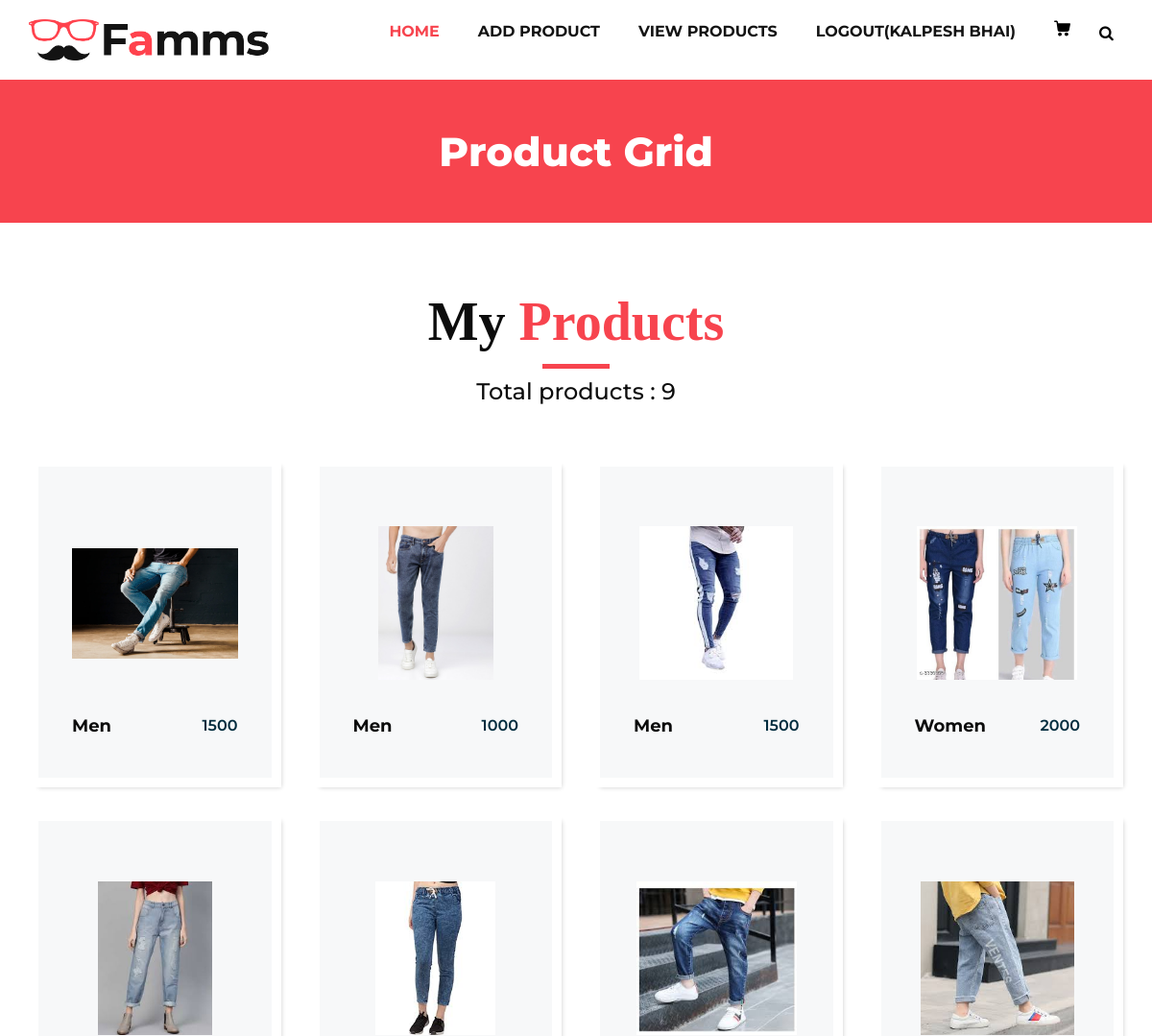
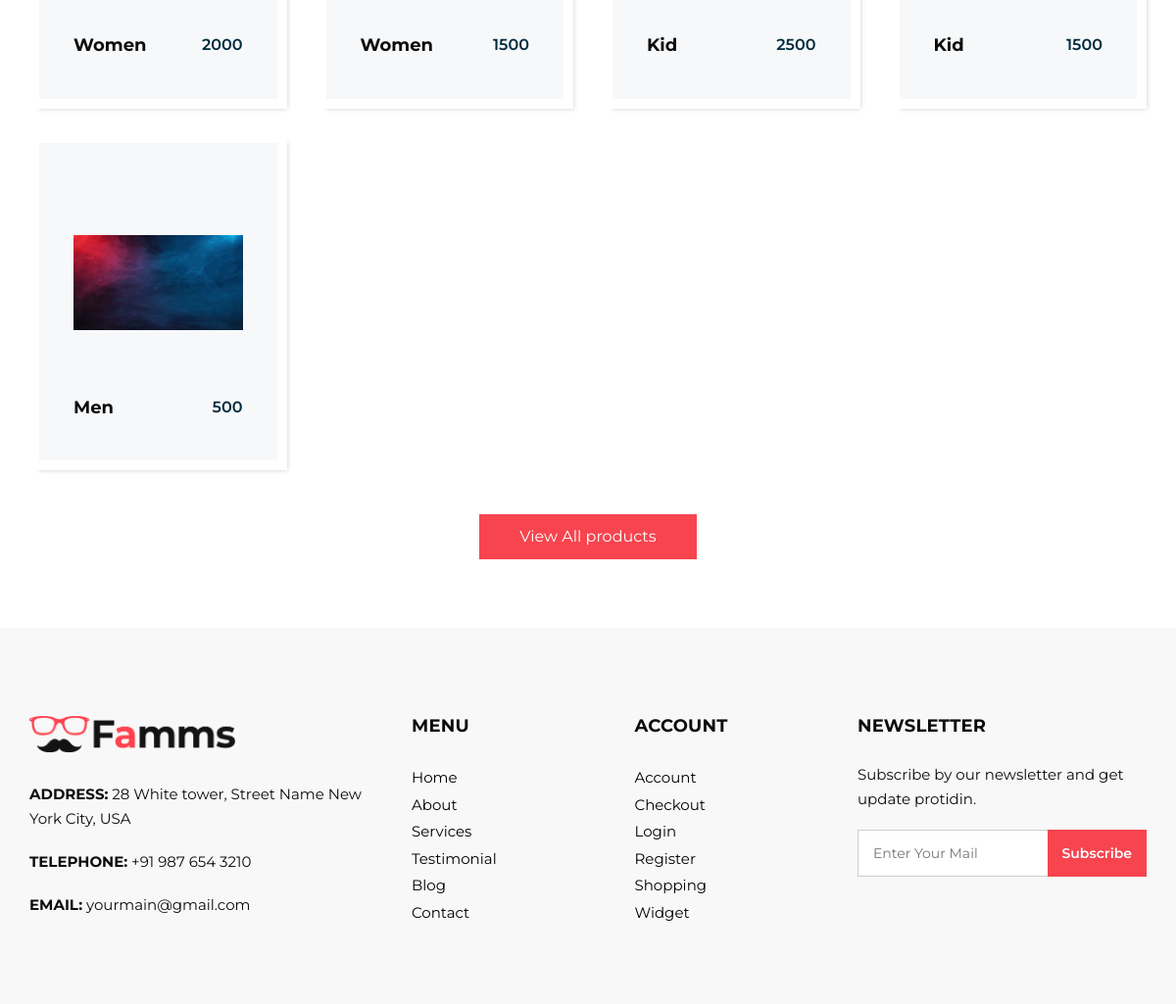
The app's page /seller_view_product/ (signed in) with its own data (2 pictures, top to bottom).
### myapp/models.py (models this page shows, shortened)
class User(models.Model):
	fname=models.CharField(max_length=100)
	lname=models.CharField(max_length=100)
	email=models.CharField(max_length=100)
	mobile=models.CharField(max_length=100)
	address=models.TextField()
	password=models.CharField(max_length=100)
	usertype=models.CharField(max_length=100,default="user")

class Product(models.Model):
	choice1=(
		('men','men'),
		('women','women'),
		('kid','kid'),
		)
	choice2=(
		('jeans','jeans'),
		('tshirt','tshirt'),
		('top','top'),
		)
	choice3=(
		('s','s'),
		('m','m'),
		('l','l'),
		)
	seller=models.ForeignKey(User,on_delete=models.CASCADE)
	product_category=models.CharField(max_length=100,choices=choice1)
	product_type=models.CharField(max_length=100,choices=choice2)
	product_size=models.CharField(max_length=100,choices=choice3)
	product_price=models.PositiveIntegerField()
	product_desc=models.TextField()
	product_image=models.ImageField(upload_to="product_images/")

### myapp/views.py (the view)
# urls.py: path('seller_view_product/',views.seller_view_product,name='seller_view_product'),
def seller_view_product(request):
	seller=User.objects.get(email=request.session['email'])
	products=Product.objects.filter(seller=seller)
	return render(request,'seller_view_product.html',{'products':products})

### myapp/templates/seller_view_product.html (shortened to what this page needs)
{% extends 'seller_header.html' %}
{% load static %}
{% block content %}
<!DOCTYPE html>
<html>
      <section class="inner_page_head">
         <div class="container_fuild">
            <div class="row">
               <div class="col-md-12">
                  <div class="full">
                    <h3> Product Grid</h3>
                  </div>
               </div>
            </div>
         </div>
      </section>
      <section class="product_section layout_padding">
         <div class="container">
            <div class="heading_container heading_center">
               <h2>
                  My <span>Products</span>
                  <h4>Total products : {{ products.count }}</h4>
               </h2>
            </div>
            <div class="row">
               {% for i in products %}
                  <div class="col-sm-6 col-md-4 col-lg-3">
                     <div class="box">
                        <div class="img-box">
                           <img src="{{i.product_image.url}}">
                        </div>
                        <div class="detail-box">
                           <h5>
                              {{i.product_category}}
                           </h5>
                           <h6>
                              {{i.product_price}}
                           </h6>
                        </div>
                     </div>
                  </div>
               {% endfor %}
            </div>
            <div class="btn-box">
               <a href="">
               View All products
               </a>
            </div>
         </div>
      </section>
   </body>
</html>
{% endblock %}

### myapp/templates/seller_header.html (shortened to what this page needs)
{% load static %}
<html>
<head>
      <link rel="stylesheet" type="text/css" href="{% static 'css/bootstrap.css' %}" />
      <link href="{% static 'css/font-awesome.min.css' %}" rel="stylesheet" />
      <link href="{% static 'css/style.css' %}" rel="stylesheet" />
      <link href="{% static 'css/responsive.css' %}" rel="stylesheet" />
   </head>
   <body>
      <div class="hero_area">
         <header class="header_section">
            <div class="container">
               <nav class="navbar navbar-expand-lg custom_nav-container ">
                  <a class="navbar-brand" href="i/"><img width="250" src="{% static 'images/logo.png' %}" alt="#" /></a>
                  <div class="collapse navbar-collapse" id="navbarSupportedContent">
                     <ul class="navbar-nav">
                        <li class="nav-item active">
                           <a class="nav-link" href="{% url 'seller_index' %}">Home <span class="sr-only">(current)</span></a>
                        <li class="nav-item">
                           <a class="nav-link" href="{% url 'seller_add_product' %}">Add Product</a>
                        </li>
                        <li class="nav-item">
                           <a class="nav-link" href="{% url 'seller_view_product' %}">View Products</a>
                        </li>
                        {% if request.session.email %}
                              <li class="nav-item">
                                 <a class="nav-link" href="{% url 'logout' %}">logout({{request.session.fname}})</a>
                              </li>
                        {% endif %}
                        <li class="nav-item">
                           <a class="nav-link" href="#">
                           </a>
                        </li>
                        <form class="form-inline">
                           <button class="btn  my-2 my-sm-0 nav_search-btn" type="submit">
                           <i class="fa fa-search" aria-hidden="true"></i>
                           </button>
                        </form>
                     </ul>
                  </div>
               </nav>
            </div>
         </header>
         {% block content %}
         {% endblock %}
      <footer>
         <div class="container">
            <div class="row">
               <div class="col-md-4">
                   <div class="full">
                      <div class="logo_footer">
                        <a href="#"><img width="210" src="{% static 'images/logo.png' %}" alt="#" /></a>
                      </div>
                      <div class="information_f">
                        <p><strong>ADDRESS:</strong> 28 White tower, Street Name New York City, USA</p>
                        <p><strong>TELEPHONE:</strong> +91 987 654 3210</p>
                        <p><strong>EMAIL:</strong> yourmain@gmail.com</p>
                      </div>
                   </div>
               </div>
               <div class="col-md-8">
                  <div class="row">
                  <div class="col-md-7">
                     <div class="row">
                        <div class="col-md-6">
                     <div class="widget_menu">
                        <h3>Menu</h3>
                        <ul>
                           <li><a href="#">Home</a></li>
                           <li><a href="#">About</a></li>
                           <li><a href="#">Services</a></li>
                           <li><a href="#">Testimonial</a></li>
                           <li><a href="#">Blog</a></li>
                           <li><a href="#">Contact</a></li>
                        </ul>
                     </div>
                  </div>
                  <div class="col-md-6">
                     <div class="widget_menu">
                        <h3>Account</h3>
                        <ul>
                           <li><a href="#">Account</a></li>
                           <li><a href="#">Checkout</a></li>
                           <li><a href="#">Login</a></li>
                           <li><a href="#">Register</a></li>
                           <li><a href="#">Shopping</a></li>
                           <li><a href="#">Widget</a></li>
                        </ul>
                     </div>
                  </div>
                     </div>
                  </div>
                  <div class="col-md-5">
                     <div class="widget_menu">
                        <h3>Newsletter</h3>
                        <div class="information_f">
                          <p>Subscribe by our newsletter and get update protidin.</p>
                        </div>
                        <div class="form_sub">
                           <form>
                              <fieldset>
                                 <div class="field">
                                    <input type="email" placeholder="Enter Your Mail" name="email" />
                                    <input type="submit" value="Subscribe" />
                                 </div>
                              </fieldset>
                           </form>
                        </div>
                     </div>
                  </div>
                  </div>
               </div>
            </div>
         </div>
      </footer>
</body>
</html>

### myapp/static/css/responsive.css (style rules this page uses)
@media (min-width: 1200px) { .container { max-width: 1170px; } }

### records on screen
User: session.fname "KALPESH BHAI"
Product: product_image (picture), product_category "Men", product_price "1500"
Product: product_image (picture), product_category "Men", product_price "1000"
Product: product_image (picture), product_category "Men", product_price "1500"
Product: product_image (picture), product_category "Women", product_price "2000"
Product: product_image (picture), product_category "Women", product_price "2000"
Product: product_image (picture), product_category "Women", product_price "1500"
Product: product_image (picture), product_category "Kid", product_price "2500"
Product: product_image (picture), product_category "Kid", product_price "1500"
Product: product_image (picture), product_category "Men", product_price "500"

### other values on screen
{{ products.count }} "9"
